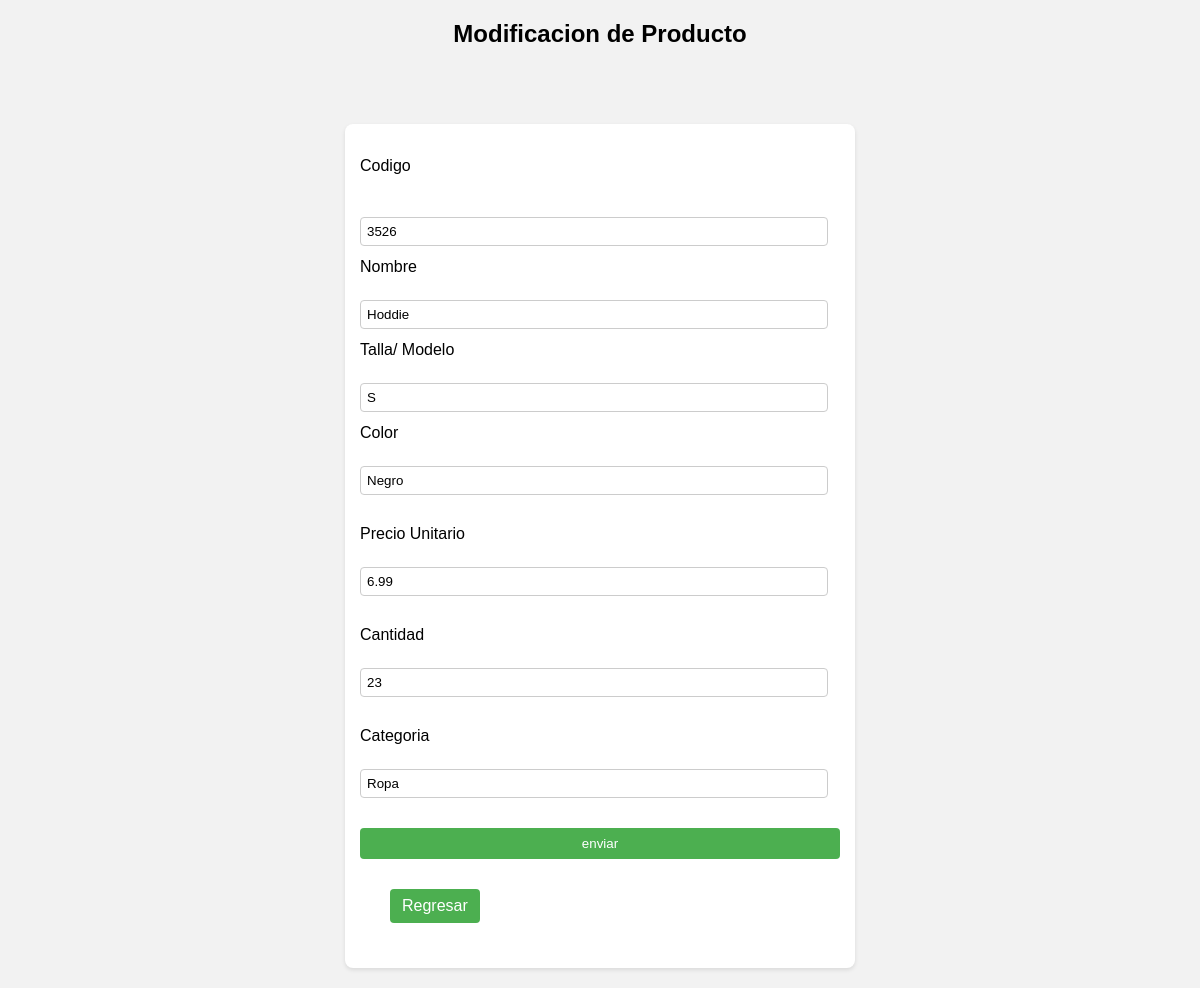
/modificar.php?id=3, run on the app's committed database.
### tables this page shows
CREATE TABLE `inventario` (
  `id` int(8) NOT NULL,
  `codigo` int(4) NOT NULL,
  `nombre` varchar(50) NOT NULL,
  `talla_modelo` varchar(15) NOT NULL,
  `color` varchar(15) NOT NULL,
  `precio_unitario` double NOT NULL,
  `cantidad` int(8) NOT NULL,
  `categoria` varchar(20) NOT NULL
);

### bd/bd.php (called while the page is built, shortened)
<?php
class ConexionaBD{
    private $server;
    private $usuario;
    private $password;
    private $db;
    public function __construct($server, $usuario, $password, $db){
        $this->server = $server;
        $this->usuario = $usuario;
        $this->password = $password;
        $this->db = $db;
    }
    public function conectar(){
        $this->conexion = new mysqli($this->server, $this->usuario, $this->password, $this->db);
    }
}
$conexion = new ConexionaBD('localhost', 'root', '', 'tienda');
?>

### conexion.php (called while the page is built, shortened)
<?php
include_once('bd/bd.php');
class registrar{
    public $conexion;
    public function __construct($conexion){
        $this->conexion = $conexion;
    }
    public function selectupdate($id){
        $consultaSelect = "SELECT * FROM inventario WHERE id=$id";
        $ejecutar_consulta = $this->conexion->conexion->query($consultaSelect);
        return $ejecutar_consulta->fetch_all(MYSQLI_ASSOC);
    }
}
$gestion = new registrar($conexion);
?>

### modificar.php (the view, shortened to what this page needs)
<?php
include_once('conexion.php');
$id= isset($_GET['id']) ? $_GET['id']: "";
$registros = $gestion->selectupdate($id);
foreach($registros as $filas){
?>
<!DOCTYPE html>
<html lang="en">
<head>
    <link rel="stylesheet" href="css/style2.css">
</head>
<body>
    <h2>Modificacion de Producto</h2>
    <br><br>
    <form action="conexion.php" method="post"><br>
        <label for="">Codigo</label><br>
        <input type="text" name="id" id="" value="<?php echo $filas['id'];?>" hidden><br>
        <input type="text" name="codigo" id="" value="<?php echo $filas['codigo'];?>"><br>
        <label for="">Nombre</label> <br>
        <input type="text" name="nombre" id="" value="<?php echo $filas['nombre'];?>"><br>
        <label for="">Talla/ Modelo</label><br>
        <input type="text" name="talla_modelo" id="" value="<?php echo $filas['talla_modelo'];?>"><br>
        <label for="">Color</label><br>
        <input type="text" name="color" id="" value="<?php echo $filas['color'];?>"><br><br>
        <label for="">Precio Unitario</label><br>
        <input type="text" name="precio_unitario" id="" value="<?php echo $filas['precio_unitario'];?>"><br><br>
        <label for="">Cantidad</label><br>
        <input type="text" name="cantidad" id="" value="<?php echo $filas['cantidad'];?>"><br><br>
        <label for="">Categoria</label><br>
        <input type="text" name="categoria" id="" value="<?php echo $filas['categoria'];?>"><br><br>
        <input type="submit" value="enviar">
        <a href="index.php" class='btn'>Regresar</a>
    </form>
    <?php
}
?>
</body>
</html

### css/style2.css (style rules this page uses)
body { font-family: Arial, sans-serif; margin: 0; padding: 0; background-color: #f2f2f2; }
h2 { text-align: center; }
form { width: 40%; margin: 20px auto; background-color: #fff; padding: 15px; border-radius: 8px; box-shadow: 0 2px 4px rgba(0, 0, 0, 0.1); }
label { display: block; margin-bottom: 6px; }
input[type="text"] { width: calc(100% - 12px); padding: 6px; margin-bottom: 12px; border: 1px solid #ccc; border-radius: 4px; box-sizing: border-box; }
input[type="submit"] { width: 100%; padding: 8px; border: none; background-color: #4CAF50; color: #fff; border-radius: 4px; cursor: pointer; }
.btn { display: inline-block; padding: 8px 12px; margin: 30px; text-decoration: none; color: #fff; background-color: #4CAF50; border: none; border-radius: 4px; cursor: pointer; }

### data on the page
inventario: codigo "3526", nombre "Hoddie", talla_modelo "S", color "Negro", precio_unitario "6.99", cantidad "23", categoria "Ropa"
